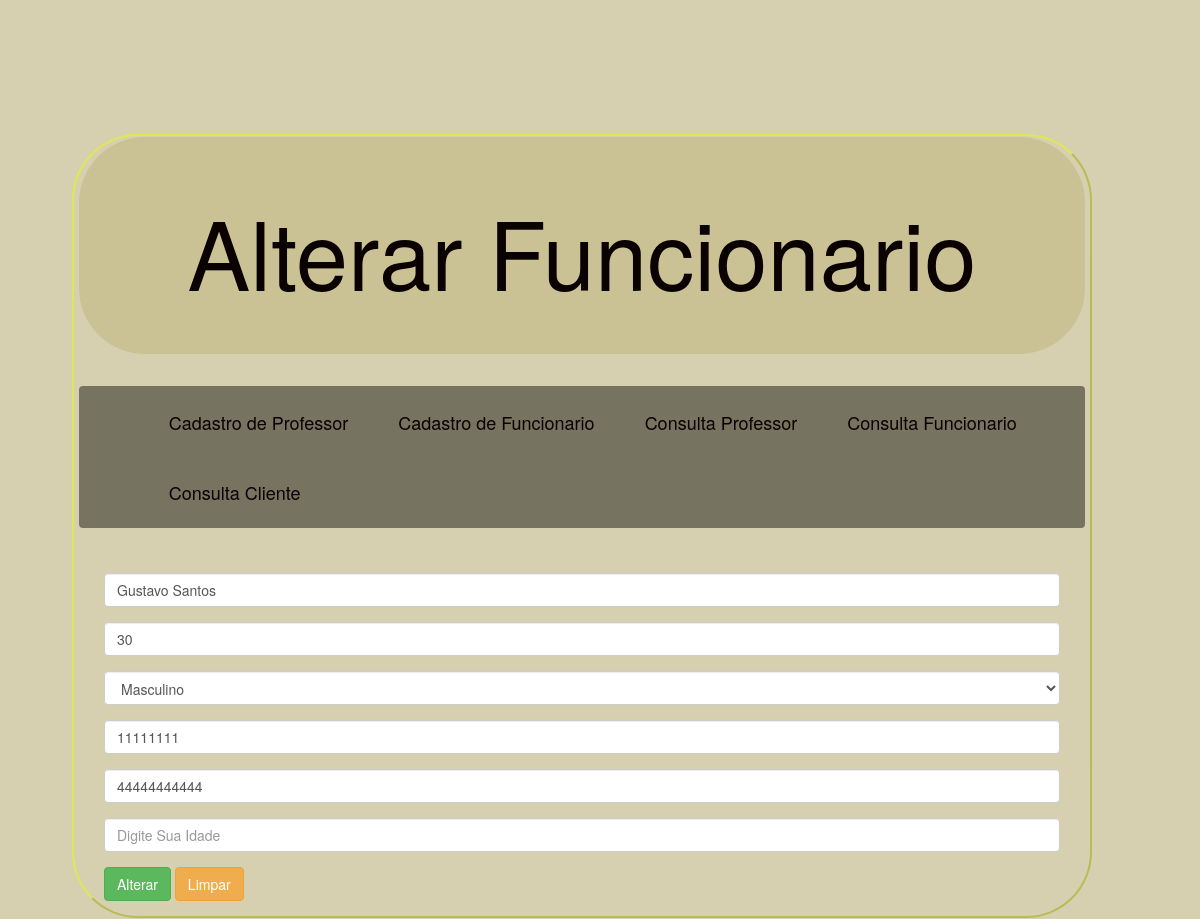
Screenshot of /alterar-funcionario.php?id=00001 with the database file from the repository.
### tables this page shows
CREATE TABLE funcionarios(
	id_funcionario bigint(5) ZEROFILL NOT NULL AUTO_INCREMENT,
	nome VARCHAR(100) NULL,
	idade INT NULL,
	sexo ENUM('masculino','feminino') NULL,
	rg varchar(15) UNIQUE NULL,
	cpf VARCHAR(15) UNIQUE NULL,
	cnpj VARCHAR(15) UNIQUE NULL,
	CONSTRAINT pkid_funcionario PRIMARY KEY(id_funcionario));

### dao/conexaobanco.class.php (called while the page is built, shortened)
<?php
  class ConexaoBanco extends PDO{
    private static $inst = null;
    public static function getInstance(){
      try{
        if(!isset(self::$inst)){
          self::$inst = new ConexaoBanco("mysql:dbname=bd_php_final;host=localhost","root","9320");
        }
        return self::$inst;
      }catch(PDOException $erro){
        echo "<script>window.alert('Erro ao Conectar');</script>" .$erro;
      }
    }
  }

### dao/funcionariodao.php (called while the page is built, shortened)
<?php
  require 'conexaobanco.class.php';
  class FuncionarioDAO{
      private $conect = null;
      public function __construct(){
        $this->conect = ConexaoBanco::getInstance();
      }
      public function filtrarFuncionario($pesquisa, $filtro){
       try{
         $query = "";
         $stat = $this->conect->query("SELECT * FROM bd_php_final.funcionarios {$query};");
         $array = $stat->fetchAll(PDO::FETCH_CLASS, "Funcionario");
         return $array;
       }catch(PDOException $erro){
        echo "<script>window.alert('Erro ao Filtrar');</script>" .$erro;
       }
     }
  }

### controle/funcionario.php (called while the page is built, shortened)
<?php
  class Funcionario{
    public function __get($variavel){
      return $this->$variavel;
    }
  }

### alterar-funcionario.php (the view, shortened to what this page needs)
<?php
  if(isset($_GET['id'])){
   include 'dao/funcionariodao.php';
   include 'controle/funcionario.php';
   $funcionarioDAO = new FuncionarioDAO();
   $array = $funcionarioDAO->filtrarFuncionario($_GET['id'],"codigof");
   $funcionario = $array[0];
  }
?>
<!DOCTYPE html>
<html lang="pt-br">
  <head>
    <link  href="vendor/twbs/bootstrap/dist/css/bootstrap.min.css" rel="stylesheet">
    <link rel="stylesheet" type="text/css" href="style/estilos.css">
  </head>
  <body>
    <div class="center container-fluid ">
      <header class="jumbotron container-fluid head">
        <h1><a href="index.php">Alterar Funcionario</a></h1>
      </header>
        <nav class="navbar container-fluid menu">
            <ul class="nav navbar-nav ">
              <li><a href="cadastro-professor.php">Cadastro de Professor</a></li>
              <li><a href="cadastro-funcionario.php">Cadastro de Funcionario</a></li>
              <li><a href="consulta-professor.php">Consulta Professor</a></li>
              <li><a href="consulta-funcionario.php">Consulta Funcionario</a></li>
              <li><a href="consulta-cliente.php">Consulta Cliente</a></li>
            </ul>
        </nav>
        <section class="container-fluid">
          <form name="cadcliente" method="post" action="">
            <div class="form-group">
              <input type="text" name="txtnomef" placeholder="Digite Seu Nome" class="form-control"  title="EX : Apenas Letras" value="<?php if(isset($funcionario)){ echo $funcionario->nome;}?>">
            </div>
            <div class="form-group">
              <input type="text" name="txtidadef" placeholder="Digite Sua Idade" class="form-control"  title="EX : Apenas Letras" value="<?php if(isset($funcionario)){ echo $funcionario->idade;}?>">
            </div>
            <div class="form-group">
              <select name="selsexof" class="form-control">
                <option value="masculino" <?php if(isset($funcionario)){
                                                  if($funcionario->sexo == "masculino" ){
                                                    echo "selected ='selected'";
                                                  }
                                                }
                                          ?>>Masculino</option>
              </select>
            </div>
            <div class="form-group">
              <input type="text" name="txtrgf" placeholder="Digite Seu RG" class="form-control"  title="Apenas Números EX : X.XXX" value="<?php if(isset($funcionario)){ echo $funcionario->rg; }?>">
            </div>
            <div class="form-group">
              <input type="text" name="txtcpff" placeholder="Digite CPF" class="form-control"  title="Apenas Números EX : X.XX" value="<?php if(isset($funcionario)){ echo $funcionario->cpf; }?>">
            </div>
            <div class="form-group">
              <input type="text" name="txtcnpjf" placeholder="Digite Sua Idade" class="form-control"  title="Apenas Números EX : NN" value="<?php if(isset($funcionario)){ echo $funcionario->cnpj; }?>">
            </div>
            <div class="form-group">
              <input type="submit" name="alterar" value="Alterar" class="btn btn-success">
              <input type="reset" name="Limpar" value="Limpar" class="btn btn-warning">
            </div>
          </form>
        </section>
      </div>
  </body>
</html>

### style/estilos.css (style rules this page uses)
body { background-size: 100%; background-color: #806a004f; }
.center { width: 85%; height: auto; margin: 134px 1% 1px 6%; border-style: outset; border-radius: 66px; border-color: #e4ff0085; border-width: 2px; }
li { font-size: 18px !important; }
.head { background-color: #806f0029; margin: 1px -1% 1px -1%; }
h1 { text-align: center; color: #5f1616 !important; line-height: 91px; font-size: 94px !important; }
header { border-radius: 66px !important; }
.menu { background-color: #00000073; margin: 32px -1% 45px -1%; }
ul { margin: 0 0 0 5% !important; }
li { font-size: 20px; padding: 10px; }
a { color: #0a0101; }

### rows the page displays
funcionarios: txtnomef "Gustavo Santos", txtidadef "30", selsexof "Masculino", txtrgf "11111111", txtcpff "44444444444"
